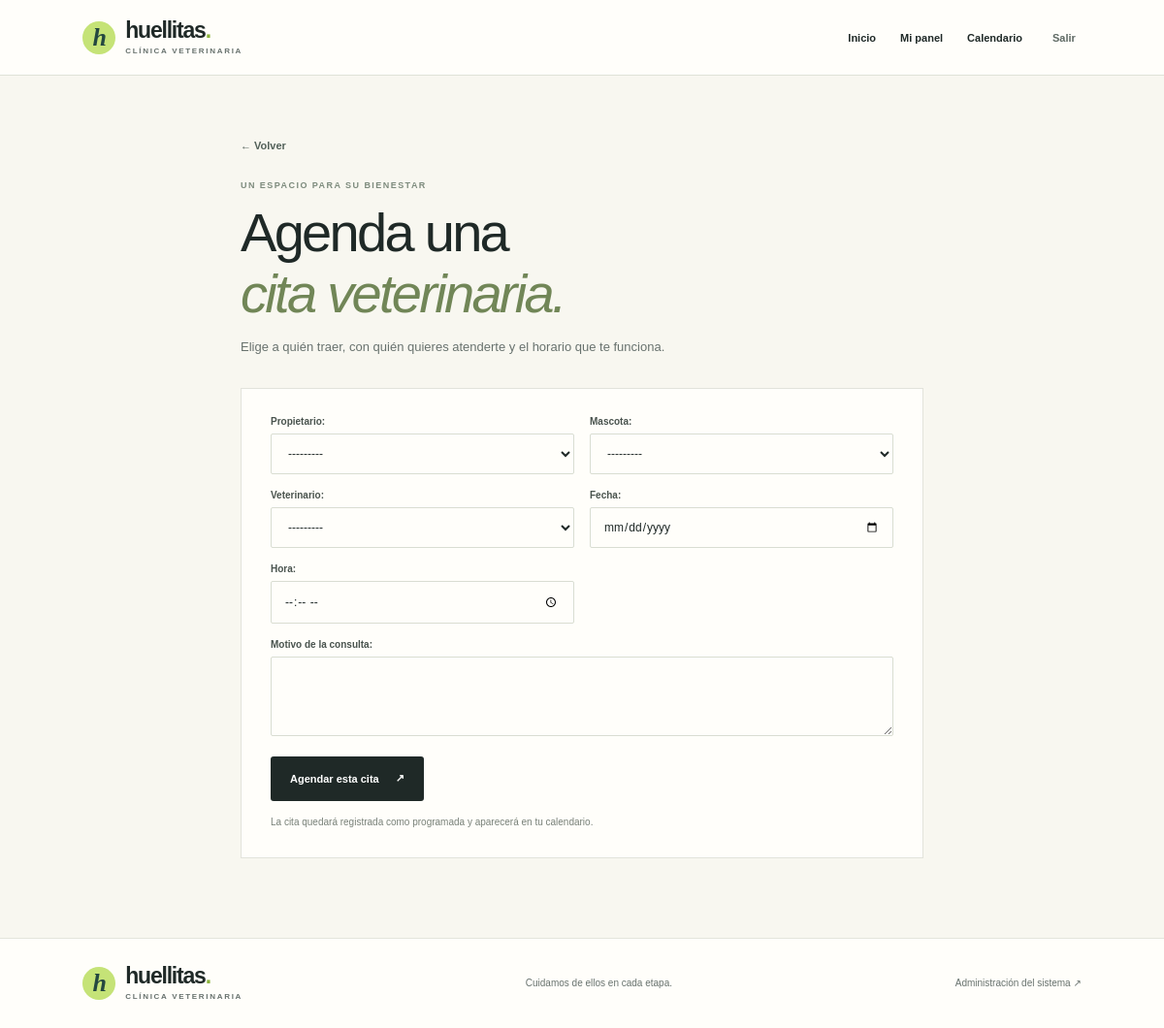
Page /personal/citas/nueva/ (signed in) on the committed database.
### propietarios_core/models.py (models this page shows)
class Propietario(models.Model):
    propietario_id = models.BigAutoField(primary_key=True)
    usuario = models.OneToOneField('auth.User', on_delete=models.SET_NULL, null=True, blank=True, related_name='perfil_propietario')
    nombres = models.CharField(max_length=80)
    apellidos = models.CharField(max_length=80)
    documento = models.CharField(max_length=20, unique=True)
    telefono = models.CharField(max_length=20)
    correo = models.EmailField(blank=True)
    direccion = models.CharField(max_length=160)
    class Meta:
        ordering = ['apellidos', 'nombres']
        verbose_name = 'propietario'
        verbose_name_plural = 'propietarios'
    def __str__(self):
        return f'{self.nombres} {self.apellidos} ({self.documento})'

### mascotas/models.py (models this page shows)
class Mascota(models.Model):
    mascota_id = models.BigAutoField(primary_key=True)
    propietario = models.ForeignKey('propietarios_core.Propietario', on_delete=models.PROTECT, related_name='mascotas')
    nombre = models.CharField(max_length=80)
    especie = models.CharField(max_length=40)
    raza = models.CharField(max_length=60, blank=True)
    sexo = models.CharField(max_length=10, choices=[('M', 'Macho'), ('H', 'Hembra')])
    fecha_nacimiento = models.DateField(null=True, blank=True)
    peso_kg = models.DecimalField(max_digits=6, decimal_places=2, null=True, blank=True)
    activo = models.BooleanField(default=True)
    class Meta:
        ordering = ['nombre']
        verbose_name = 'mascota'
        verbose_name_plural = 'mascotas'
    def __str__(self):
        return f'{self.nombre} — {self.especie}'

### veterinarios/models.py (models this page shows)
class Veterinario(models.Model):
    veterinario_id = models.BigAutoField(primary_key=True)
    nombres = models.CharField(max_length=80)
    apellidos = models.CharField(max_length=80)
    documento = models.CharField(max_length=20, unique=True)
    tarjeta_profesional = models.CharField(max_length=40, unique=True)
    telefono = models.CharField(max_length=20)
    correo = models.EmailField(unique=True)
    especialidad = models.CharField(max_length=80)
    activo = models.BooleanField(default=True)
    class Meta:
        ordering = ['apellidos', 'nombres']
        verbose_name = 'veterinario'
        verbose_name_plural = 'veterinarios'
    def __str__(self):
        return f'Dr(a). {self.nombres} {self.apellidos}'

### config/views.py (the view, shortened to what this page needs)
# urls.py: path('personal/citas/nueva/', views.nueva_cita_personal, name='nueva_cita_personal'),
@login_required
def nueva_cita_personal(request):
    requiere_personal(request.user)
    form=NuevaCitaForm(request.POST or None,personal=True)
    return render(request,'portal/nueva_cita.html',{'form':form,'personal':True})

### config/views.py (called while the page is built)
def es_personal(user):
    return user.is_authenticated and (user.is_staff or user.is_superuser or user.groups.filter(name__in=['Recepcionista','Veterinario']).exists())

def requiere_personal(user):
    if not es_personal(user):
        raise PermissionDenied

### templates/portal/nueva_cita.html (shortened to what this page needs)
{% extends 'portal/base.html' %}
{% block content %}
<section class="form-page form-page-narrow"><a class="back-link" href="{% if personal %}{% url 'agenda_personal' %}{% else %}{% url 'mi_cuenta' %}{% endif %}">← Volver</a><div class="page-heading"><span class="portal-eyebrow">UN ESPACIO PARA SU BIENESTAR</span><h1>{% if personal %}Agenda una<br>{% else %}Solicita una<br>{% endif %}<em>cita veterinaria.</em></h1><p>Elige a quién traer, con quién quieres atenderte y el horario que te funciona.</p></div>
<form method="post" class="portal-form form-panel">{% csrf_token %}{% if form.non_field_errors %}<div class="form-errors">{{ form.non_field_errors }}</div>{% endif %}<div class="form-grid">{% for field in form %}<div class="field {% if field.name == 'motivo' %}field-wide{% endif %}">{{ field.label_tag }}{{ field }}{% for error in field.errors %}<span class="field-error">{{ error }}</span>{% endfor %}</div>{% endfor %}</div><button class="button button-dark form-submit" type="submit">{% if personal %}Agendar esta cita{% else %}Solicitar esta cita{% endif %} <span>↗</span></button><p class="form-privacy">La cita quedará registrada como programada y aparecerá en tu calendario.</p></form></section>
{% endblock %}

### static/site.css (style rules this page uses)
:root { --ink:#1f2927;--muted:#68726e;--green:#c5e377;--green-dark:#a6ca54;--cream:#f8f7f0;--paper:#fffefa;--line:#dfe2d8;--teal:#244840;--lilac:#e8e1f4;--yellow:#f7e7a9;--blue:#dcecf0;--heading:'Manrope',sans-serif;--body:'DM Sans',sans-serif }
* { box-sizing:border-box }
html { scroll-behavior:smooth }
body { margin:0;background:var(--paper);color:var(--ink);font-family:var(--body);font-size:15px;-webkit-font-smoothing:antialiased }
a { color:inherit;text-decoration:none }
.button { min-height:46px;padding:0 20px;display:inline-flex;align-items:center;justify-content:center;gap:17px;border-radius:3px;font-size:11px;font-weight:700;transition:transform .2s,background .2s }
.button-dark { background:var(--ink);color:white }

### static/portal.css (style rules this page uses)
.portal-body { background:#f8f7f0;min-height:100vh }
.portal-eyebrow { font-size:9px;font-weight:700;letter-spacing:1.45px;color:#7d8b7d }
.portal-main h1,.portal-main h2,.portal-main h3 { font-family:'Manrope','Trebuchet MS',Arial,sans-serif }
.portal-main h1 em,.portal-main h2 em { color:#718657;font-weight:400 }
.portal-main h1 { font-size:clamp(38px,5vw,56px);font-weight:500;letter-spacing:-2.7px;line-height:1.12 }
.muted,.page-heading>p,.dashboard-welcome>div>p { color:#68726e;line-height:1.7;font-size:13px }
.portal-form { width:100% }
.field { min-width:0;display:flex;flex-direction:column;gap:7px;margin-bottom:16px }
.field label { font-size:10px;font-weight:700;color:#49534e }
.field input,.field select,.field textarea { width:100%;border:1px solid #d9ddd2;background:#fffefa;padding:12px 13px;font:12px 'DM Sans',Arial,sans-serif;color:#1f2927;border-radius:2px;outline:none }
.field textarea { resize:vertical;line-height:1.55 }
.form-submit { margin-top:5px;border:0;cursor:pointer;font-family:'DM Sans',Arial,sans-serif }
.form-page { max-width:930px;margin:0 auto;padding:62px 28px 82px }
.form-page-narrow { max-width:760px }
.page-heading { max-width:650px;margin:23px 0 30px }
.page-heading h1 { margin:12px 0 }
.page-heading>p { max-width:550px }
.form-panel { background:#fffefa;border:1px solid #e2e3db;padding:28px 30px }
.form-grid { display:grid;grid-template-columns:repeat(2,minmax(0,1fr));gap:0 16px }
.field-wide { grid-column:1/-1 }
.form-privacy { font-size:10px;color:#788078;line-height:1.6;margin:14px 0 0 }
.back-link { font-size:11px;color:#53615a;font-weight:600 }

### rows in the picture
Propietario: form "---------"
Mascota: form "---------"
Veterinario: form "---------"

### other values in the picture
{{ field.label_tag }} "Propietario:" "Mascota:" "Veterinario:" "Fecha:" "Hora:" "Motivo de la consulta:"
